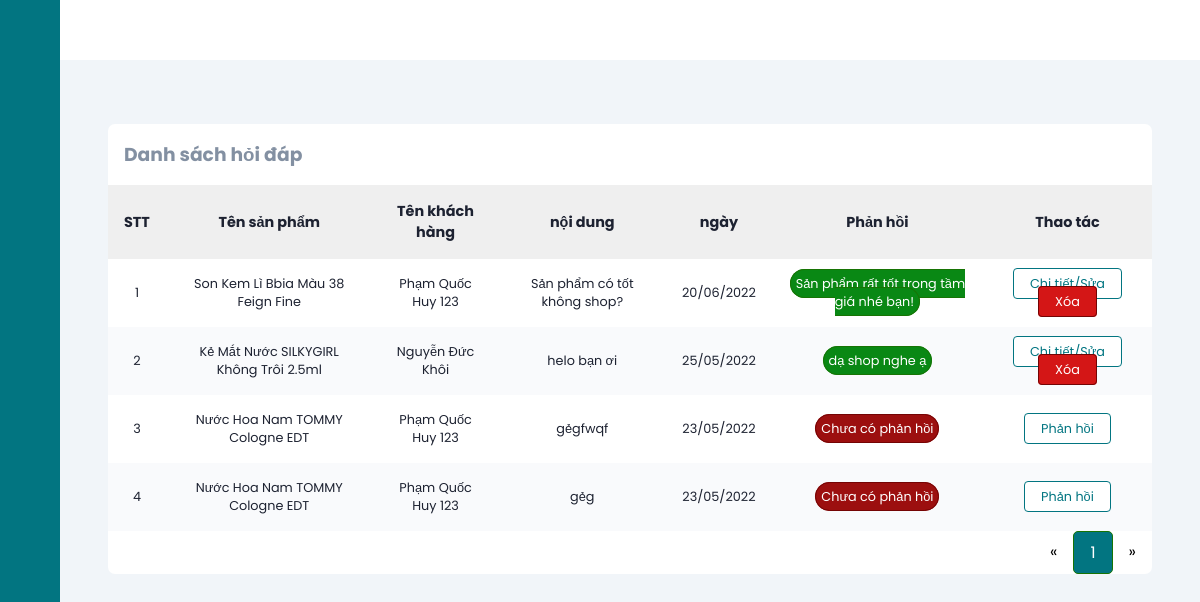
/questionManage?page=1 (signed in), run on the app's committed database.
### tables this page shows
CREATE TABLE `question` (
  `id` int(11) NOT NULL,
  `userId` int(11) NOT NULL,
  `content` varchar(500) NOT NULL,
  `reply` varchar(500) NOT NULL,
  `createdDate` datetime NOT NULL,
  `repliedDate` datetime DEFAULT NULL,
  `productId` int(11) NOT NULL
);

CREATE TABLE `products` (
  `id` int(11) NOT NULL,
  `name` varchar(255) NOT NULL,
  `originalPrice` decimal(10,0) NOT NULL,
  `promotionPrice` decimal(10,0) NOT NULL,
  `image` varchar(50) NOT NULL,
  `createdBy` int(11) NOT NULL,
  `createdDate` date NOT NULL,
  `cateId` int(11) NOT NULL,
  `qty` int(11) NOT NULL,
  `des` text NOT NULL,
  `status` tinyint(1) NOT NULL,
  `soldCount` int(11) NOT NULL,
  `weight` int(11) NOT NULL,
  `image2` varchar(100) NOT NULL,
  `image3` varchar(100) NOT NULL,
  `delete_flg` int(11) DEFAULT 0
);

CREATE TABLE `users` (
  `id` int(11) NOT NULL,
  `fullName` varchar(255) NOT NULL,
  `email` varchar(255) NOT NULL,
  `dob` date NOT NULL,
  `address` varchar(500) NOT NULL,
  `password` varchar(255) NOT NULL,
  `roleId` int(11) NOT NULL,
  `status` tinyint(1) NOT NULL,
  `captcha` varchar(50) DEFAULT NULL,
  `isConfirmed` tinyint(4) NOT NULL DEFAULT 0,
  `phone` varchar(11) NOT NULL,
  `provinceId` varchar(5) NOT NULL,
  `districtId` varchar(5) NOT NULL,
  `wardId` varchar(5) NOT NULL,
  `delete_flg` int(11) DEFAULT 0
);

### mvc/core/ControllerBase.php (called while the page is built, shortened)
<?php
class ControllerBase{
    public function view($view, $data=[]){
        require_once "./mvc/views/".$view.".php";
    }
}
?>

### mvc/controllers/questionManage.php (called while the page is built, shortened)
<?php
class questionManage extends ControllerBaseAdmin
{
    public function index($page = 1)
    {
        $question = $this->model("questionModel");
        $questionList = ($question->getAllAdmin((isset($_GET['page']) ? $_GET['page'] : 1)))->fetch_all(MYSQLI_ASSOC);
        $countPaging = $question->getCountPaging(8);
        $this->view("admin/question", [
            "headTitle" => "Phản hồi đánh giá",
            "questionList" => $questionList,
            "countPaging" => $countPaging
        ]);
    }
}

### mvc/core/App.php (called while the page is built, shortened)
<?php
class App
{
    protected $action = "Index";
    function __construct()
    {
        $arr = $this->UrlProcess();
        if (file_exists("./mvc/controllers/" . $arr[0] . ".php")) {
            unset($arr[0]);
        }
        $this->controller = new $this->controller;
        $this->params = $arr ? array_values($arr) : [];
        array_push($this->params, $_GET);
        call_user_func_array([$this->controller, $this->action], $this->params);
    }
    function UrlProcess()
    {
        if (isset($_GET["url"])) {
            return explode("/", filter_var(trim($_GET["url"], "/")));
        }
    }
}

### index.php (called while the page is built, shortened)
<?php
$myApp = new App();
?>

### mvc/core/DB.php (called while the page is built, shortened)
<?php
class DB{
    private static $instance = null;
    protected $servername = "localhost";
    protected $username = "root";
    protected $password = "";
    private function __construct(){
        $this->con = mysqli_connect($this->servername, $this->username, $this->password);
    }
    public static function getInstance()
    {
      if(!self::$instance)
      {
        self::$instance = new DB();
      }
      return self::$instance;
    }
}
?>

### mvc/models/questionModel.php (called while the page is built, shortened)
<?php
class questionModel
{
    private static $instance = null;
    public static function getInstance()
    {
        if (!self::$instance) {
            self::$instance = new questionModel();
        }
        return self::$instance;
    }
    public function getAllAdmin($page = 1, $total = 8)
    {
        $tmp = ($page - 1) * $total;
        $db = DB::getInstance();
        $sql = "SELECT p.id, p.content, p.reply, p.createdDate, u.id as userId, u.fullName, c.name as productName, c.name as productName FROM question p JOIN users u ON p.userId = u.id JOIN products c ON p.productId = c.id ORDER BY p.createdDate DESC LIMIT $tmp,$total";
        $result = mysqli_query($db->con, $sql);
        return $result;
    }
}

### mvc/views/admin/question.php (the view, shortened to what this page needs)
<?php require APP_ROOT . '/views/admin/inc/head.php'; ?>
<body>
    <?php require APP_ROOT . '/views/admin/inc/sidebar.php'; ?>
    <div class="main-content">
        <main>
            <section class="recent">
                <div class="activity-grid">
                    <div class="activity-card">
                        <h3>Danh sách hỏi đáp</h3>
                        <div class="table-responsive">
                            <table>
                                <thead>
                                    <tr>
                                        <th>STT</th>
                                        <th>Tên sản phẩm</th>
                                        <th>Tên khách hàng</th>
                                        <th>nội dung</th>
                                        <th>ngày</th>
                                        <th>Phản hồi</th>
                                        <th>Thao tác</th>
                                    </tr>
                                </thead>
                                <tbody>
                                    <?php
                                    $count = 0;
                                    foreach ($data['questionList'] as $key => $value) {
                                    ?>
                                        <tr>
                                            <td><?= ++$count ?></td>
                                            <td><?= $value['productName'] ?></td>
                                            <td><?= $value['fullName'] ?></td>
                                            <td><?= $value['content'] ?></td>
                                            <td><?= date("d/m/Y", strtotime($value['createdDate'])) ?></td>
                                            <?php
                                            if ($value['reply']) { ?>
                                                <td><span class="active"><?= $value['reply'] ?></span></td>
                                            <?php } else { ?>
                                                <td><span class="block">Chưa có phản hồi</span></td>
                                            <?php }
                                            ?>
                                            <td>
                                            <?php
                                            if ($value['reply']) { ?>
                                                <a class="button-normal" href="<?= URL_ROOT . '/questionManage/reply/' . $value['id'] ?>">Chi tiết/Sửa</a>
                                                <a class="button-red" href="<?= URL_ROOT . '/questionManage/delete/' . $value['id'] ?>">Xóa</a>
                                            <?php } else { ?>
                                                <a class="button-normal" href="<?= URL_ROOT . '/questionManage/reply/' . $value['id'] ?>">Phản hồi</a>
                                            <?php }
                                            ?>
                                            </td>
                                        </tr>
                                    <?php }
                                    ?>
                                </tbody>
                            </table>
                        </div>
                        <div class="pagination">
                            <a href="<?= URL_ROOT ?>/questionManage?page=<?= (isset($_GET['page'])) ? (($_GET['page'] <= 1) ? 1 : $_GET['page'] - 1) : 1 ?>">&laquo;</a>
                            <?php
                            for ($i = 1; $i <= $data['countPaging']; $i++) {
                                if (isset($_GET['page'])) {
                                    if ($i == $_GET['page']) { ?>
                                        <a class="active" href="<?= URL_ROOT ?>/questionManage?page=<?= $i ?>"><?= $i ?></a>
                                    <?php } else { ?>
                                        <a href="<?= URL_ROOT ?>/questionManage?page=<?= $i ?>"><?= $i ?></a>
                                    <?php  }
                                } ?>
                            <?php }
                            ?>
                            <a href="<?= URL_ROOT ?>/questionManage?page=<?= (isset($_GET['page'])) ? ($_GET['page'] == $data['countPaging'] ? $_GET['page'] : $_GET['page'] + 1) : 2 ?>">&raquo;</a>
                        </div>
                    </div>
                </div>
            </section>
        </main>
    </div>
</body>
</html>

### public/css/admin.css (style rules this page uses)
:root { --main-color: #027581; --color-dark: #1D2231; --text-grey: #8390A2; }
* { font-family: 'Poppins', sans-serif; margin: 0; padding: 0; text-decoration: none; list-style-type: none; box-sizing: border-box; }
.main-content { position: relative; margin-left: 240px; transition: margin-left 500ms; }
main { margin-top: 60px; background: #f1f5f9; min-height: 90vh; padding: 1rem 3rem; }
.recent { margin-top: 3rem; margin-bottom: 3rem; }
.activity-grid { display: grid; grid-template-columns: 100% 25%; grid-column-gap: 1.5rem; }
.activity-card, .summary-card, .bday-card { background: #fff; border-radius: 7px; }
.activity-card h3 { color: var(--text-grey); margin: 1rem; }
.activity-card table { width: 100%; border-collapse: collapse; }
.activity-card thead { background: #efefef; text-align: left; }
th, td { font-size: .9rem; padding: 1rem 1rem; color: var(--color-dark); text-align: center; }
td { font-size: .8rem; }
tbody tr:nth-child(even) { background: #f9fafc; }
.button-red { background: rgb(212, 22, 22); color: #fff; border: 1px solid rgb(116, 4, 4); border-radius: 4px; padding: .4rem 1rem; margin: 2px 2px; }
.button-normal { background: white; color: var(--main-color); border: 1px solid var(--main-color); border-radius: 4px; padding: .4rem 1rem; margin: 2px 2px; }
.table-responsive { overflow-x: auto; }
@media only screen and (max-width: 1200px) { .main-content { margin-left: 60px; } }
.active { background: rgb(9, 136, 20); color: #fff; border: 1px solid rgb(23, 116, 4); padding: 5px; border-radius: 20px; }
.block { background: rgb(156, 15, 15); color: #fff; border: 1px solid rgb(116, 4, 4); padding: 5px; border-radius: 20px; }
.pagination { float: right; }
.pagination a { color: black; float: left; padding: 8px 16px; text-decoration: none; }
.pagination a.active { background-color: #027581; color: white; border-radius: 5px; }

### data on the page
question: productId.name "Son Kem Lì Bbia Màu 38 Feign Fine", userId.fullName "Phạm Quốc Huy 123", content "Sản phẩm có tốt không shop?", createdDate "20/06/2022", reply "Sản phẩm rất tốt trong tầm giá nhé bạn!"
question: productId.name "Kẻ Mắt Nước SILKYGIRL Không Trôi 2.5ml", userId.fullName "Nguyễn Đức Khôi", content "helo bạn ơi", createdDate "25/05/2022", reply "dạ shop nghe ạ"
question: productId.name "Nước Hoa Nam TOMMY Cologne EDT", userId.fullName "Phạm Quốc Huy 123", content "gẻgfwqf", createdDate "23/05/2022", reply "Chưa có phản hồi"
question: productId.name "Nước Hoa Nam TOMMY Cologne EDT", userId.fullName "Phạm Quốc Huy 123", content "gẻg", createdDate "23/05/2022", reply "Chưa có phản hồi"
